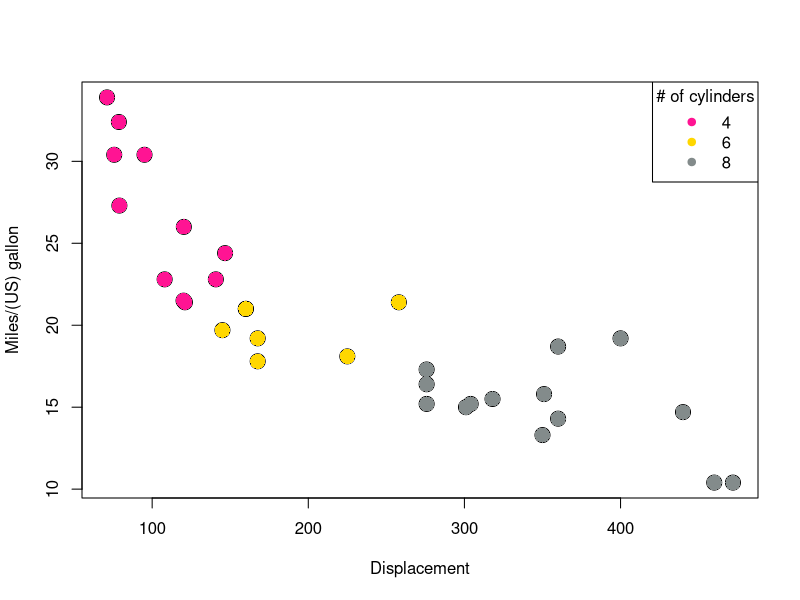
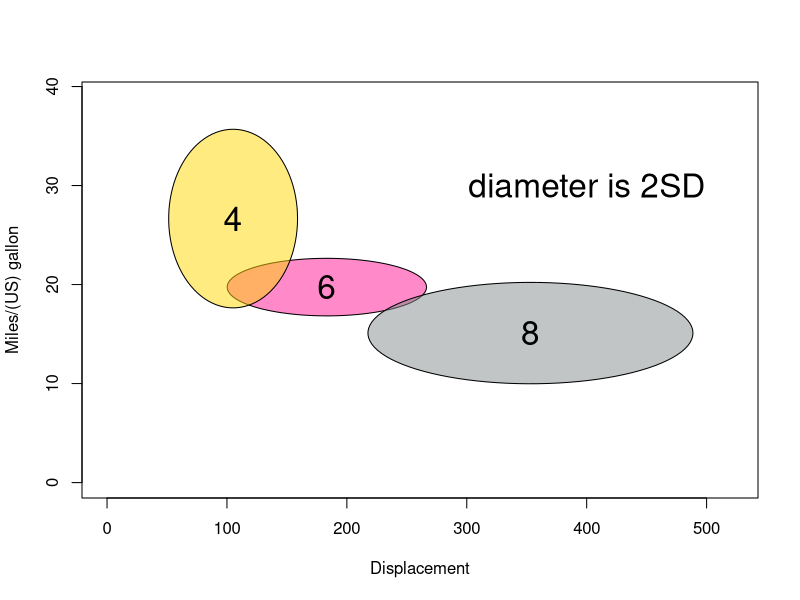
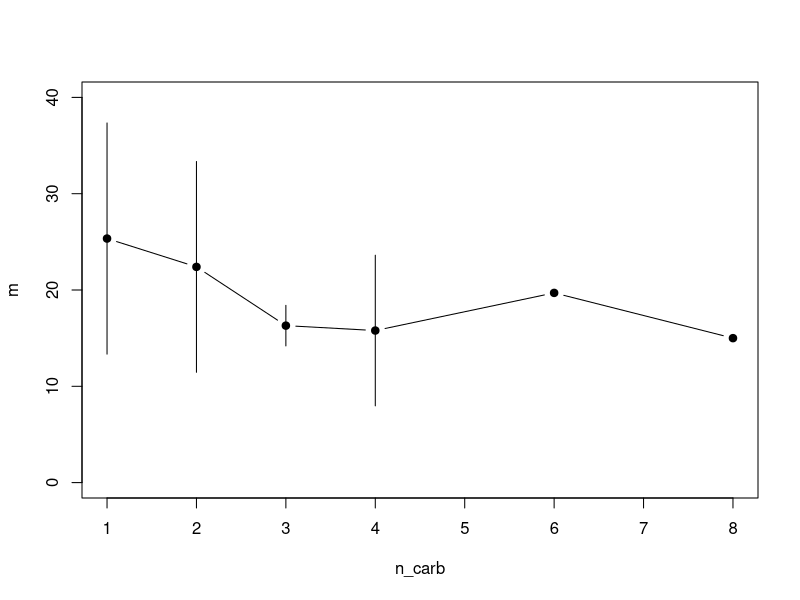

Reproduce these figures in R, in order.
# pick colours for the cylinders
col = mtcars$cyl
col[col == 4] = 116
col[col == 6] = 143
col[col == 8] = 17
col = colours()[col]

###############

par(mfrow=c(1,1))
plot(mtcars$disp, 
     mtcars$mpg, 
     col="black", 
     bg=col, 
     pch=21,
     cex=2,
     xlab="Displacement",
     ylab="Miles/(US) gallon")

points(mtcars$disp, 
     mtcars$mpg, 
     col=col, 
     pch=16,
     cex=2)

legend('topright', 
       legend = c('4', "6", "8"), 
       title = "# of cylinders", 
       cex=1, 
       pt.cex=1, 
       lwd=1, 
       pch=19,
       lty=NA,
       col=unique(col)[c(2, 1, 3)])

par(mfrow=c(1,1))
plot(1, t="n",
     xlab="Displacement",
     ylab="Miles/(US) gallon",
     xlim=c(0,max(mtcars$disp+50)), 
     ylim=c(0,max(mtcars$mpg+5)))

n_cyl = unique(mtcars$cyl)
cols = unique(col)[c(2, 1, 3)]

for (i in 1:3){
  theta = seq(0, 2 * pi, length=(100))
  x0 = mean(mtcars$disp[mtcars$cyl == n_cyl[i]])
  y0 = mean(mtcars$mpg[mtcars$cyl == n_cyl[i]])
  x = x0 + 2*sd(mtcars$disp[mtcars$cyl == n_cyl[i]]) * cos(theta)
  y = y0 + 2*sd(mtcars$mpg[mtcars$cyl == n_cyl[i]]) * sin(theta)
  code = col2rgb(cols[i])/255
  polygon(x, y, col=rgb(code[1], code[2], code[3], 0.5))
  text(x0, y0,paste0(n_cyl[i]), cex=2)
}

text(400, 30, "diameter is 2SD", cex=2)

###############

par(mfrow=c(1,1))
n_carb = sort(unique(mtcars$carb))
m = c(1:length(n_carb))
s = c(1:length(n_carb))

for (i in 1:length(n_carb)) {
  s[i] = sd(mtcars$mpg[mtcars$carb == n_carb[i]])
  m[i] = mean(mtcars$mpg[mtcars$carb == n_carb[i]])
}
s[is.na(s)] <- 0

plot(n_carb, m, type="b", pch = 19, ylim=c(0,40))
for (i in 1:length(n_carb)) {
  x = c(n_carb[i], n_carb[i])
  y = c(m[i]-2*s[i], m[i]+2*s[i])
  print(x)
  print(y)
  polygon(x, y)
}


